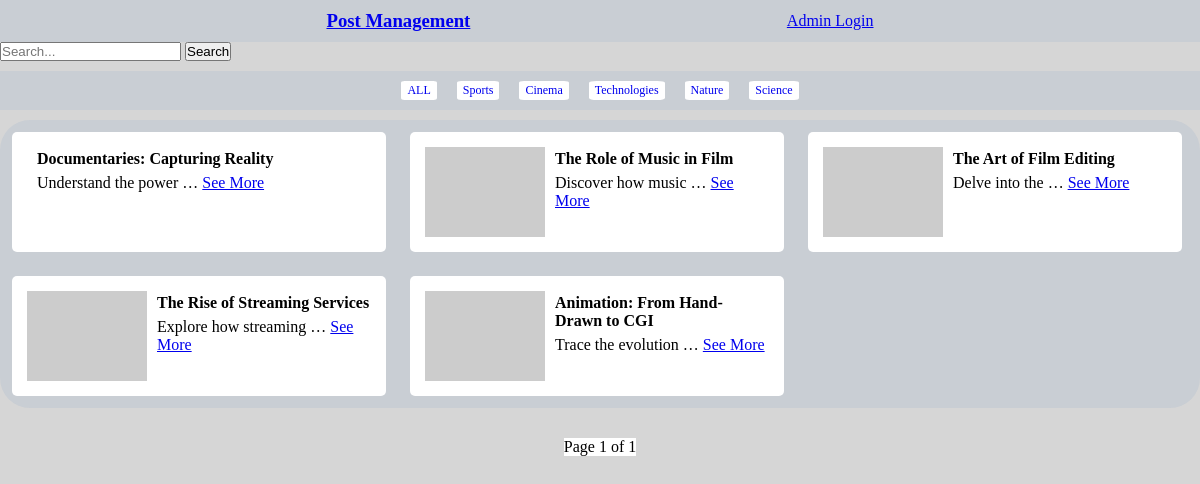
/category/Cinema/, run on the app's committed database.
### firstapp/models.py (models this page shows, shortened)
class Category(models.Model):
    name = models.CharField(max_length=100)

class Post(models.Model):
    title = models.CharField(max_length=200)
    content = models.TextField()
    category = models.ForeignKey(Category, on_delete=models.CASCADE)
    img_url = models.URLField(blank=True)
    created_at = models.DateTimeField(auto_now_add=True)
    updated_at = models.DateTimeField(auto_now=True)

### firstapp/views.py (the view)
# urls.py: path('category/<str:post_name>/', views.categoryShort, name='home'),
def categoryShort(req, post_name):
    all_posts = Post.objects.filter(category__name=post_name)
    categories = Category.objects.all()
    paginator = Paginator(all_posts, 9)
    page_number = req.GET.get('page')
    page_obj = paginator.get_page(page_number)
    return render(req, 'index.html', {"page_obj": page_obj, 'categories': categories})

### firstapp/templates/index.html (shortened to what this page needs)
{% extends "header.html" %}
{% block content %}
<div class="search-container">
    <form method="GET" action="{% url 'firstapp:index' %}">
        <input type="text" name="q" placeholder="Search..." value="{{ query }}">
        <button type="submit">Search</button>
    </form>
</div>
<div class="categorynavs">
    <a href="/">ALL</a>
    {% for category in categories %}
    <a href="{% url 'firstapp:home' category.name %}">{{category.name}}</a>
    {% endfor %}
</div>
<div class="postfeed">
    {% for post in page_obj %}
    <div class="post-card">
        <div class="postImage">
            <img src="{{ post.img_url }}" alt="">
        </div>
        <div class="postdetails">
            <div class="title"><h4>{{ post.title }}</h4></div>
            <div class="description">
                <p>{{ post.content|truncatewords:3 }}
                <a href="{% url 'firstapp:postDetail' post_id=post.id %}">See More</a></p>
            </div>
        </div>
    </div>
    {% endfor %}
</div>
<div class="pagenation">
    <ul>
        <li><p class="pageShow">Page {{ page_obj.number }} of {{ page_obj.paginator.num_pages }}</p></li>
    </ul>
</div>
{% endblock content %}

### firstapp/static/css/home.css (style rules this page uses)
* { margin: 0; padding: 0; }
body { background-color: rgb(214, 214, 214); margin:0; padding: 0; }
.post-card { display: flex; height:100px; }
.postImage>* { height: 100%; }
.postdetails>* { padding:3px 0; }
.postfeed { margin:10px auto; background-color:rgba(201, 206, 212, 0.973); padding: 10px; border-radius: 30px; display: flex; gap: 20px; max-width: 1300px; max-height: 520px; overflow:auto; flex-wrap: wrap; }
.post-card { width:30%; background-color: white; padding:10px; margin: 2px; border-radius: 5px; }
.post-card>* { padding:5px; }
.pagenation { margin-top:30px; }
.pagenation>ul { display: flex; justify-content: center; }
.pagenation>ul>li { list-style: none; }
.categorynavs { display: flex; justify-content: center; gap: 20px; overflow: auto; margin:0 auto; background-color:rgba(201, 206, 212, 0.973); margin-top: 10px; padding: 10px; }
.categorynavs>* { text-decoration: none; background-color: white; padding:2px 6px; border-radius: 10%; font-size: 12px; }
.pageShow { background-color:white; }

### firstapp/static/css/header.css (style rules this page uses)
* { margin: 0; padding: 0; }

### firstapp/static/css/admin.css (style rules this page uses)
body { background-color: rgb(214, 214, 214); margin:0; padding: 0; }

### firstapp/static/css/singlepost.css (style rules this page uses)
* { margin: 0; padding: 0; }
body { background-color: rgb(214, 214, 214); margin:0; padding: 0; }
.title { display: flex; justify-content: space-between; }

### data on the page
Category: name "Sports"
Category: name "Cinema"
Category: name "Technologies"
Category: name "Nature"
Category: name "Science"
Post: title "Documentaries: Capturing Reality", content "Understand the power …"
Post: title "The Role of Music in Film", content "Discover how music …"
Post: title "The Art of Film Editing", content "Delve into the …"
Post: title "The Rise of Streaming Services", content "Explore how streaming …"
Post: title "Animation: From Hand-Drawn to CGI", content "Trace the evolution …"

### other printed values
{{ page_obj.number }} "1"
{{ page_obj.paginator.num_pages }} "1"
